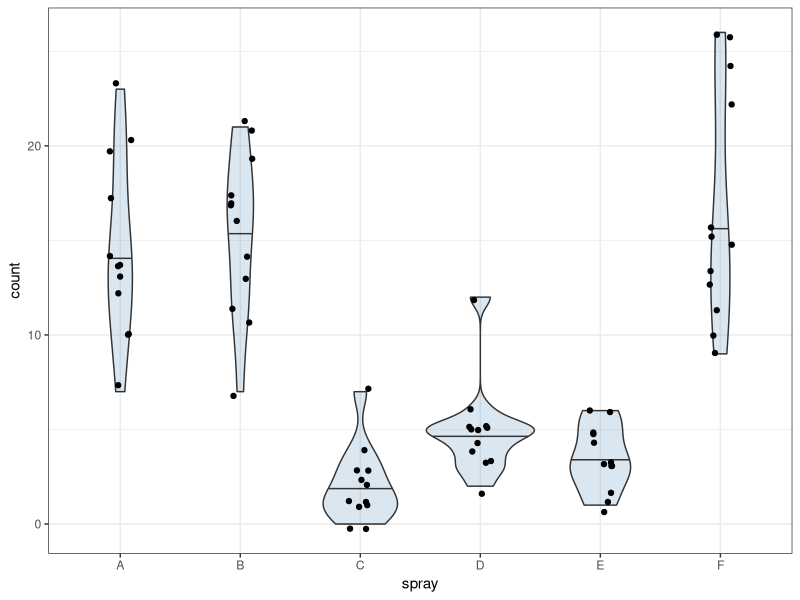

Here is the R script that generated this plot:
# To complete the following exercises, you must use either base R or tidyverse functions.  
# Manual searching or hard-coding answers will not be graded.

library(tidyverse)

# sampling ----------------------------------------------------------------

# GUIDE:
# The original `iris` dataset has 150 observations, with 50 samples per species.
# Convert the base R `iris` dataframe to a tibble for easier manipulation.
df_iris <- as_tibble(iris)

# Using `nrow(df_iris)` will confirm there are 150 rows.
nrow(df_iris) # return 150

# Using `group_by()` will confirm there are 50 rows for each species.
df_iris %>% 
  group_by(Species) %>% 
  summarize(n_sample = n()) # return n_sample = 50 each

# The function `sample_n(size = 3)` randomly selects 3 observations from the dataset. 
# When applied after `filter(Species == XX)`, it samples 3 observations from a given species.
df_s3 <- df_iris %>% 
  filter(Species == "versicolor") %>% 
  sample_n(size = 3)

# You can take the mean of a selected column using `pull()` and `mean()`
df_s3 %>% 
  pull(Petal.Width) %>% 
  mean()

# Questions:
# 1. Create a `for` loop (with loop index `i`) to perform the following steps for 100 iterations:
#    a. Randomly sample 5 individuals of "versicolor".
#    b. Calculate the mean of their "Petal.Width" values.
#    c. Assign the result to `mu5[i]`. 
#       (Hint: initialize an empty object `mu5` before starting the loop.)
#    This procedure will yield 100 estimates of the mean Petal.Width from 5 individuals.

mu5<- NULL
#a
for (i in 1:100) {
  mu5[i] <- df_iris %>%
    filter(Species == "versicolor") %>%
    sample_n(size = 5) %>%
    pull(Petal.Width) %>%
    mean()
}
print(mu5[i])



# 2. Calculate the standard deviation of `mu5` and assign it to `s_mu5`.

s_mu5 <- sd(mu5)
s_mu5



# 3. Repeat step 1 but sample 20 individuals in each iteration, and assign the results to `mu20`.

mu20<- NULL
for (i in 1:100) {
  mu20[i] <- df_iris %>%
    filter(Species == "versicolor") %>%
    sample_n(size = 20) %>%
    pull(Petal.Width) %>%
    mean()
}
print(mu20[i])

# 4. Calculate the standard deviation of `mu20` and assign it to `s_mu20`.
#    Verify that `s_mu20` is smaller than `s_mu5` by printing the comparison (`s_mu20 < s_mu5`)


s_mu20 <- sd(mu20)
s_mu20

s_mu20 < s_mu5

# probability density -----------------------------------------------------

# GUIDE:
# For continuous variables (e.g., body length), we use a probability density function (PDF) 
# to describe how values are distributed and how likely different values are.
# R provides built-in functions to work with probability distributions:
# - Probability Density Functions (PDF) for evaluating how likely a value is.
# - Cumulative Distribution Functions (CDF) for evaluating the probability 
#   that a value is less than or equal to a given number.
# These functions are available for many common distributions (e.g., normal).

# `dnorm(x = 1, mean = 0, sd = 1)` calculates the probability density of x = 1 
# for a normal distribution with mean = 0 and standard deviation = 1.
# Probability density tells us how "likely" a value is relative to other values.
# In this example, x = 1 is more likely than x = 2 under this distribution.

dnorm(x = 1, mean = 0, sd = 1)  # returns 0.2419707
dnorm(x = 2, mean = 0, sd = 1)  # returns 0.05399097

# `pnorm(q = 1, mean = 0, sd = 1)` calculates the probability (not probability density!) of x <= 1
# for a normal distribution with mean = 0 and standard deviation = 1.
pnorm(q = 1, mean = 0, sd = 1) # returns 0.8413447
pnorm(q = 0, mean = 0, sd = 1) # returns 0.5

# Questions:
# 1. Calculate the probability that 0 < x <= 10 for a normal distribution with mean = 5 and sd = 3.
#    Hint: Use `pnorm()` function and subtract P(x <= 0) from P(x <= 10).

pnorm(q=10, mean = 5, sd = 3) - pnorm(q= 0, mean = 5, sd = 3)

# 2. Calculate the probability that 0 < x <= 10 for a normal distribution with mean = -5 and sd = 3.

pnorm(q= 10, mean = -5, sd = 3) - pnorm(q= 0, mean = -5, sd = 3)

# t-test ------------------------------------------------------------------

# GUIDE:
# The `t.test()` function in R can perform a t-test with two options for handling variances: `var.equal = TRUE` or `FALSE`.
# - If the equal-variance assumption holds, using `var.equal = TRUE` can increase the power to detect a true difference.
# - If the assumption is seriously violated, using `var.equal = TRUE` may produce incorrect or misleading results.
# Even though both options can give similar results in many cases, it is important to understand the assumptions behind each test.

# Questions:
# 1. Using the `df_iris` dataset, calculate the variance of "Petal.Length" for each species.
#    (Hint: use `group_by()` and `summarize()` from dplyr.)

df_iris %>%
  group_by(Species) %>%
  summarize(variance = var(Petal.Length))

# 2. Perform a t-test comparing "Petal.Length" between "setosa" and "versicolor".
#    Choose the appropriate `var.equal` option depending on whether the SDs appear equal.

df_iris %>%
  filter(Species %in% c("setosa", "versicolor")) %>%
  t.test(Petal.Length ~ Species, data = ., var.equal = FALSE)

# anova -------------------------------------------------------------------

# GUIDE:
# The `aov()` function in R can be used to perform ANOVA.
# The built-in dataset `InsectSprays` provides a useful example.
# It contains insect count data for different types of insect sprays.

df_insect <- as_tibble(InsectSprays)

# Questions:
# 1. Using the `df_insect` dataset, create a plot to visualize the distribution of insect counts for each spray type.
#    - Use a violin plot to show the distribution and include the median (y = count, x = spray).
#    - Add individual data points with a small horizontal jitter for clarity.

df_insect %>%
  ggplot(aes(x = spray, y = count)) +
  geom_violin(draw_quantiles = 0.5, # draw median horizontal line
              alpha = 0.2,
              fill = "steelblue") + 
  geom_jitter(width = 0.1) + 
  theme_bw()

# Question:
# 2. Using the `df_insect` dataset, perform a one-way ANOVA to test whether insect counts differ among spray types.
#    - Use the `aov()` function and display the summary of the model with `summary()`.
#    - Report if there was a significant difference between spray groups.

anova_i <- aov(count ~ spray, data = df_insect)
summary(anova_i)

